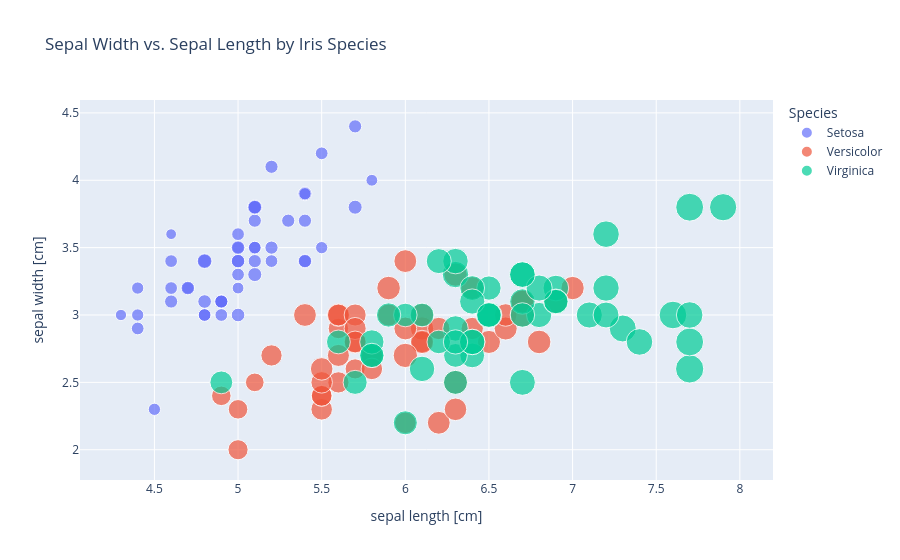

Source (notebook cell):
### Markdown cell above
# 3. Scatter plot sepal length i sepal width

### Code cell
irysy_calosc = pd.concat([irysy,gatunki],axis=1)
nowe_nazwy = {
    "Iris-setosa" : "Setosa",
    "Iris-versicolor" : "Versicolor",
    "Iris-virginica" : "Virginica"
}
irysy_calosc["class"] = irysy_calosc["class"].replace(nowe_nazwy)
px.scatter(irysy_calosc,x="sepal length", y="sepal width",color = "class",size="petal length", labels={"sepal length" : "sepal length [cm]", "petal length" : "petal length [cm]", "class" : "Species", "sepal width" : "sepal width [cm]"}, title = "Sepal Width vs. Sepal Length by Iris Species")

### Figure 1 — Plotly figure (JSON) as saved in the notebook; plotly's stock layout.template omitted (floating-point values rounded to 4 significant figures)
{"data": [{"hovertemplate": "Species=Setosa<br>sepal length [cm]=%{x}<br>sepal width [cm]=%{y}<br>petal length [cm]=%{marker.size}<extra></extra>", "legendgroup": "Setosa", "marker": {"color": "#636efa", "size": [1.4, 1.4, 1.3, 1.5, 1.4, 1.7, 1.4, 1.5, 1.4, 1.5, 1.5, 1.6, 1.4, 1.1, 1.2, 1.5, 1.3, 1.4, 1.7, 1.5, 1.7, 1.5, 1.0, 1.7, 1.9, 1.6, 1.6, 1.5, 1.4, 1.6, 1.6, 1.5, 1.5, 1.4, 1.5, 1.2, 1.3, 1.5, 1.3, 1.5, 1.3, 1.3, 1.3, 1.6, 1.9, 1.4, 1.6, 1.4, 1.5, 1.4], "sizemode": "area", "sizeref": 0.01725, "symbol": "circle"}, "mode": "markers", "name": "Setosa", "orientation": "v", "showlegend": true, "type": "scatter", "x": [5.1, 4.9, 4.7, 4.6, 5.0, 5.4, 4.6, 5.0, 4.4, 4.9, 5.4, 4.8, 4.8, 4.3, 5.8, 5.7, 5.4, 5.1, 5.7, 5.1, 5.4, 5.1, 4.6, 5.1, 4.8, 5.0, 5.0, 5.2, 5.2, 4.7, 4.8, 5.4, 5.2, 5.5, 4.9, 5.0, 5.5, 4.9, 4.4, 5.1, 5.0, 4.5, 4.4, 5.0, 5.1, 4.8, 5.1, 4.6, 5.3, 5.0], "xaxis": "x", "y": [3.5, 3.0, 3.2, 3.1, 3.6, 3.9, 3.4, 3.4, 2.9, 3.1, 3.7, 3.4, 3.0, 3.0, 4.0, 4.4, 3.9, 3.5, 3.8, 3.8, 3.4, 3.7, 3.6, 3.3, 3.4, 3.0, 3.4, 3.5, 3.4, 3.2, 3.1, 3.4, 4.1, 4.2, 3.1, 3.2, 3.5, 3.1, 3.0, 3.4, 3.5, 2.3, 3.2, 3.5, 3.8, 3.0, 3.8, 3.2, 3.7, 3.3], "yaxis": "y"}, {"hovertemplate": "Species=Versicolor<br>sepal length [cm]=%{x}<br>sepal width [cm]=%{y}<br>petal length [cm]=%{marker.size}<extra></extra>", "legendgroup": "Versicolor", "marker": {"color": "#EF553B", "size": [4.7, 4.5, 4.9, 4.0, 4.6, 4.5, 4.7, 3.3, 4.6, 3.9, 3.5, 4.2, 4.0, 4.7, 3.6, 4.4, 4.5, 4.1, 4.5, 3.9, 4.8, 4.0, 4.9, 4.7, 4.3, 4.4, 4.8, 5.0, 4.5, 3.5, 3.8, 3.7, 3.9, 5.1, 4.5, 4.5, 4.7, 4.4, 4.1, 4.0, 4.4, 4.6, 4.0, 3.3, 4.2, 4.2, 4.2, 4.3, 3.0, 4.1], "sizemode": "area", "sizeref": 0.01725, "symbol": "circle"}, "mode": "markers", "name": "Versicolor", "orientation": "v", "showlegend": true, "type": "scatter", "x": [7.0, 6.4, 6.9, 5.5, 6.5, 5.7, 6.3, 4.9, 6.6, 5.2, 5.0, 5.9, 6.0, 6.1, 5.6, 6.7, 5.6, 5.8, 6.2, 5.6, 5.9, 6.1, 6.3, 6.1, 6.4, 6.6, 6.8, 6.7, 6.0, 5.7, 5.5, 5.5, 5.8, 6.0, 5.4, 6.0, 6.7, 6.3, 5.6, 5.5, 5.5, 6.1, 5.8, 5.0, 5.6, 5.7, 5.7, 6.2, 5.1, 5.7], "xaxis": "x", "y": [3.2, 3.2, 3.1, 2.3, 2.8, 2.8, 3.3, 2.4, 2.9, 2.7, 2.0, 3.0, 2.2, 2.9, 2.9, 3.1, 3.0, 2.7, 2.2, 2.5, 3.2, 2.8, 2.5, 2.8, 2.9, 3.0, 2.8, 3.0, 2.9, 2.6, 2.4, 2.4, 2.7, 2.7, 3.0, 3.4, 3.1, 2.3, 3.0, 2.5, 2.6, 3.0, 2.6, 2.3, 2.7, 3.0, 2.9, 2.9, 2.5, 2.8], "yaxis": "y"}, {"hovertemplate": "Species=Virginica<br>sepal length [cm]=%{x}<br>sepal width [cm]=%{y}<br>petal length [cm]=%{marker.size}<extra></extra>", "legendgroup": "Virginica", "marker": {"color": "#00cc96", "size": [6.0, 5.1, 5.9, 5.6, 5.8, 6.6, 4.5, 6.3, 5.8, 6.1, 5.1, 5.3, 5.5, 5.0, 5.1, 5.3, 5.5, 6.7, 6.9, 5.0, 5.7, 4.9, 6.7, 4.9, 5.7, 6.0, 4.8, 4.9, 5.6, 5.8, 6.1, 6.4, 5.6, 5.1, 5.6, 6.1, 5.6, 5.5, 4.8, 5.4, 5.6, 5.1, 5.1, 5.9, 5.7, 5.2, 5.0, 5.2, 5.4, 5.1], "sizemode": "area", "sizeref": 0.01725, "symbol": "circle"}, "mode": "markers", "name": "Virginica", "orientation": "v", "showlegend": true, "type": "scatter", "x": [6.3, 5.8, 7.1, 6.3, 6.5, 7.6, 4.9, 7.3, 6.7, 7.2, 6.5, 6.4, 6.8, 5.7, 5.8, 6.4, 6.5, 7.7, 7.7, 6.0, 6.9, 5.6, 7.7, 6.3, 6.7, 7.2, 6.2, 6.1, 6.4, 7.2, 7.4, 7.9, 6.4, 6.3, 6.1, 7.7, 6.3, 6.4, 6.0, 6.9, 6.7, 6.9, 5.8, 6.8, 6.7, 6.7, 6.3, 6.5, 6.2, 5.9], "xaxis": "x", "y": [3.3, 2.7, 3.0, 2.9, 3.0, 3.0, 2.5, 2.9, 2.5, 3.6, 3.2, 2.7, 3.0, 2.5, 2.8, 3.2, 3.0, 3.8, 2.6, 2.2, 3.2, 2.8, 2.8, 2.7, 3.3, 3.2, 2.8, 3.0, 2.8, 3.0, 2.8, 3.8, 2.8, 2.8, 2.6, 3.0, 3.4, 3.1, 3.0, 3.1, 3.1, 3.1, 2.7, 3.2, 3.3, 3.0, 2.5, 3.0, 3.4, 3.0], "yaxis": "y"}], "layout": {"legend": {"itemsizing": "constant", "title": {"text": "Species"}, "tracegroupgap": 0}, "title": {"text": "Sepal Width vs. Sepal Length by Iris Species"}, "xaxis": {"anchor": "y", "domain": [0, 1], "title": {"text": "sepal length [cm]"}}, "yaxis": {"anchor": "x", "domain": [0, 1], "title": {"text": "sepal width [cm]"}}}}
